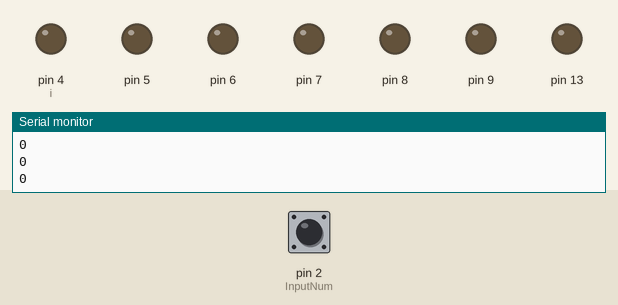
Bench run of a sketch on a simulated Arduino Uno, built with avr-gcc and run on an emulated ATmega328P. Shown: output pins drawn as LEDs (lit = HIGH), the last lines printed to the serial monitor. Dashed ring = blinking. Inputs (shaded band) come from the test bench; at power-on: pin 2 (InputNum) LOW.

Above: at 1.2 s.
1.3 s: pin 2 (InputNum) driven HIGH
At 1.92 s:
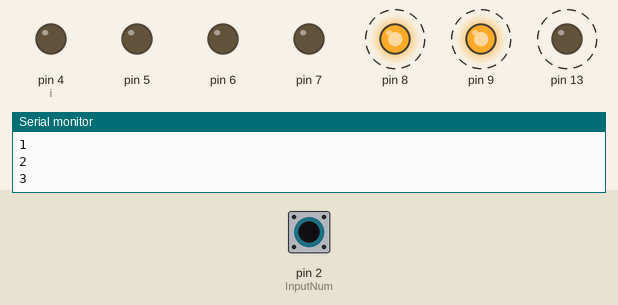
4.3 s: pin 2 (InputNum) driven LOW
At 4.7 s:
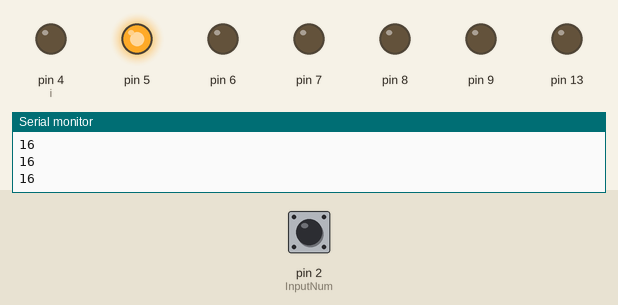
5.8 s: pin 2 (InputNum) driven HIGH
At 7.17 s:
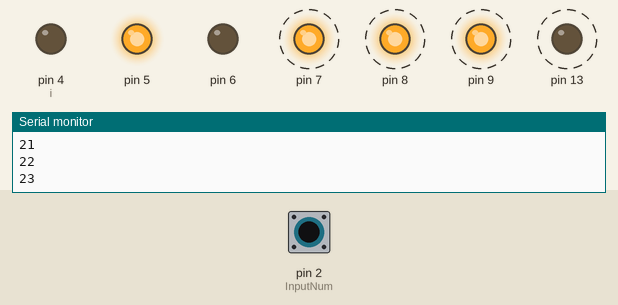
8.8 s: pin 2 (InputNum) pulsed LOW 2 times (0.12 s each, 0.3 s apart)
11.8 s: pin 2 (InputNum) pulsed LOW 5 times (0.12 s each, 0.3 s apart)
At 16.06 s:
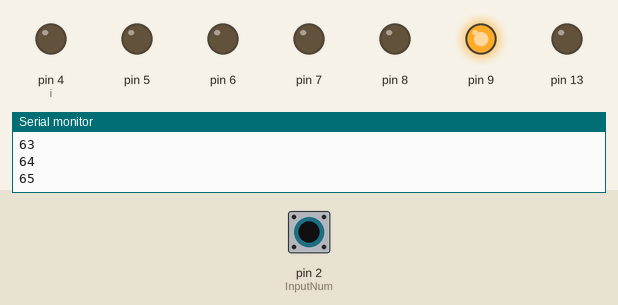
Timing chart, 0 to 18.8 s (numbered marks = the images above; inputs shaded):
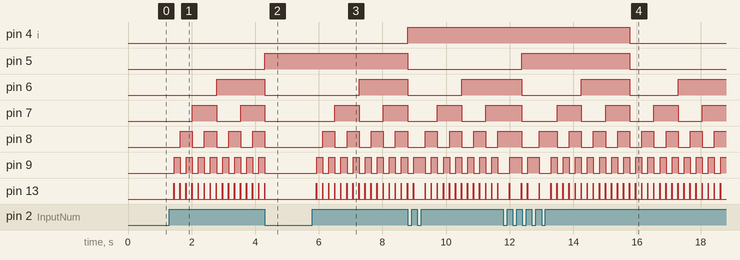

Measured:
- after the input at 1.3 s, pin 6: LOW → HIGH after 1.5 s; pin 7: LOW → HIGH after 0.72 s, → LOW 0.76 s later, → HIGH 0.76 s later
- after the input at 4.3 s, pin 7–9, pin 13: goes on until 4.3 s, then stays LOW
- after the input at 5.8 s, pin 4 (i): LOW → HIGH after 3.0 s; pin 5: HIGH → LOW after 3.0 s; pin 6: LOW → HIGH after 1.5 s, → LOW 1.5 s later; pin 7: alternates HIGH for 0.76 s and LOW for 0.76 s, starting after 0.71 s; pin 8: alternates HIGH for 0.38 s and LOW for 0.38 s, starting after 0.33 s
- after the input at 11.8 s, pin 4 (i): HIGH → LOW after 4.0 s instead of 3.3 s

The sketch:

sketch_oct22a_copy_20241024212711.ino
```cpp
int contador{ 0 };
#define InputNum 2

void setup() {
  for (int i{ 4 }; i < 10; i++) {
    pinMode(i, OUTPUT);
  }
  pinMode(13, OUTPUT);
  Serial.begin(9700);
}

void loop() {
  if (digitalRead(InputNum) == 1) {
    contador++;
    digitalWrite(13, 1);
    delay(10);
    digitalWrite(13, 0);
  }

  Serial.println(contador);

  for (int i{ 0 }; i < 6; i++) {
    digitalWrite(4 + i, (contador >> (5 - i)) & 1);
  }

  delay(180);
}
```
